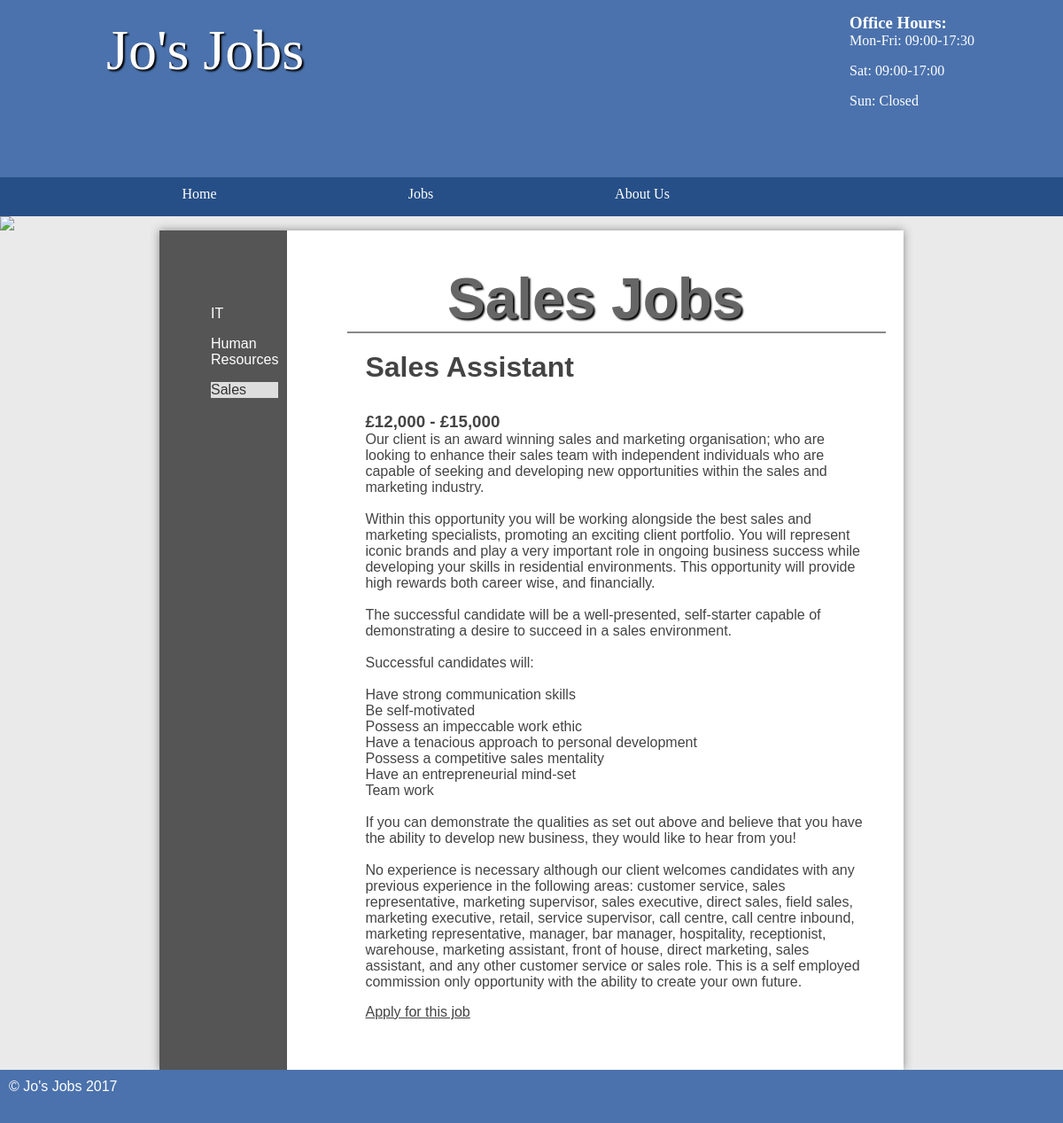
Screenshot of /jobs/public/sales.php with the database file from the repository.
### tables this page shows
CREATE TABLE `job` (
  `id` int(11) NOT NULL AUTO_INCREMENT,
  `title` varchar(45) DEFAULT NULL,
  `description` longblob,
  `salary` varchar(45) DEFAULT NULL,
  `closingDate` date DEFAULT NULL,
  `categoryId` int(11) DEFAULT NULL,
  `location` varchar(255) DEFAULT NULL,
  PRIMARY KEY (`id`)
);

### jobs/public/sales.php (the view, shortened to what this page needs)
<!DOCTYPE html>
<html>
	<head>
		<link rel="stylesheet" href="/styles.css"/>
	</head>
	<body>
	<header>
		<section>
			<aside>
				<h3>Office Hours:</h3>
				<p>Mon-Fri: 09:00-17:30</p>
				<p>Sat: 09:00-17:00</p>
				<p>Sun: Closed</p>
			</aside>
			<h1>Jo's Jobs</h1>
		</section>
	</header>
	<nav>
		<ul>
			<li><a href="/">Home</a></li>
			<li>Jobs
			</li>
			<li><a href="/about.html">About Us</a></li>
		</ul>
	</nav>
	<img src="images/randombanner.php"/>
	<main class="sidebar">
	<section class="left">
		<ul>
			<li><a href="it.php">IT</a></li>
			<li><a href="hr.php">Human Resources</a></li>
			<li class="current"><a href="sales.php">Sales</a></li>
		</ul>
	</section>
	<section class="right">
	<h1>Sales Jobs</h1>
	<ul class="listing">
	<?php
	$pdo = new PDO('mysql:dbname=job;host=127.0.0.1', 'student', 'student');
	$stmt = $pdo->prepare('SELECT * FROM job WHERE categoryId = 4 AND closingDate > :date');
	$date = new DateTime();
	$values = [
		'date' => $date->format('Y-m-d')
	];
	$stmt->execute($values);
	foreach ($stmt as $job) {
		echo '<li>';
		echo '<div class="details">';
		echo '<h2>' . $job['title'] . '</h2>';
		echo '<h3>' . $job['salary'] . '</h3>';
		echo '<p>' . nl2br($job['description']) . '</p>';
		echo '<a class="more" href="/apply.php?id=' . $job['id'] . '">Apply for this job</a>';
		echo '</div>';
		echo '</li>';
	}
	?>
</ul>
</section>
	</main>
	<footer>
		&copy; Jo's Jobs 2017
	</footer>
</body>
</html>

### jobs/public/styles.css (style rules this page uses)
* { margin: 0; padding: 0; }
html { font-family: 'Oxygen-Regular', verdana, sans-serif; }
body { background-color: #eaeaea; }
header { background-color: #4b72ad ; color: white; height: 200px; }
header aside { float: right; margin-top: 15px; }
header section { width: 1000px; display: block; margin:auto; }
header h1 { float: left; margin-left: 20px; }
nav { width: 100%; background-color: #264f87; overflow: auto; }
body > img { width: 100%; display: block; }
nav ul { width: 1000px; margin: auto; display: block; list-style-type: none; }
nav ul li { width: 25%; float: left; overflow: auto; text-align: center; }
nav li { color: white; padding-top: 10px; display: block; }
nav a { color: white; text-decoration: none }
main ul { margin-left: 3em; }
main a { color: #333; }
nav { font-family: 'Oxygen-Regular'; }
header section { display: block; font-family: 'Oxygen-Regular', cursive; }
header h1 { font-weight: normal; }
h1 { font-size:4em; color: white; text-align: center; padding-top: 20px; text-shadow: 2px 2px 2px #000; }
main { min-height: 50vh; background-color: #fff; width: 70vw; display: block; margin: auto; box-shadow: 0px 0px 10px #888; color:#444; }
footer { min-height: 5vh; color: white; }
main h2 { font-size:2em; }
p, li, h2 { margin-bottom: 1em; }
footer { background-color: #4b72ad; padding: 10px; color: white; }
.left ul { list-style-type: none }
section a { color: #444; }
.stock, .sidebar { display: table; }
.stock > ul, .sidebar .left { width: 10vw; list-style-type: none; display: table-cell; padding: 10px; background-color: #555; margin: 0; }
.stock .products, .sidebar .right { display: table-cell; padding: 20px; }
.stock > ul a, .sidebar .left a { color: white; text-decoration: none; }
.listing li { border-top: 2px solid #888; padding: 20px; overflow: auto; }
.current { background-color: #ddd; color: #333; display: block; }
.current a { color: #333 !important; }
.right { padding: 20px; }
main h1 { color: #666; }

### rows the page displays
job: title "Sales Assistant", salary "£12,000 - £15,000", description "Our client is an award winning sales and marketing organisation; who are looking to enhance their sales team with independent individuals who are capable of seeking and developing new opportunities within the sales and marketing industry. Within this opportunity you will be working alongside the best sales and marketing specialists, promoting an exciting client portfolio. You will represent iconic brands and play a very important role in ongoing business success while developing your skills in residential environments. This opportunity will provide high rewards both career wise, and financially. The successful candidate will be a well-presented, self-starter capable of demonstrating a…"
